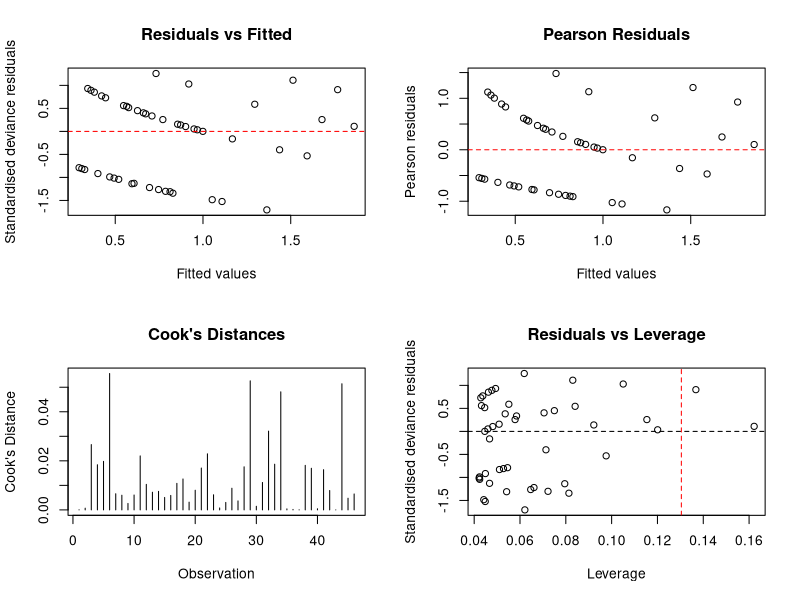

Recreate this plot in R.

# ============================================================
# MTH6134 - Statistical Modelling II
# Week 6: Poisson Regression - Goals Conceded
# ============================================================

# AIM:
# Investigate how opponent rank and home/away status
# are associated with goals conceded.

# ------------------------------------------------------------
# 1. Load and prepare data
# ------------------------------------------------------------

matches <- read.csv("data/ashford_matches.csv")

str(matches)
summary(matches)

matches$home_away <- factor(matches$home_away)

stopifnot(
  all(!is.na(matches$goals_conceded)),
  all(matches$goals_conceded >= 0),
  all(matches$goals_conceded == floor(matches$goals_conceded))
)

out_dir <- "outputs/week_6/goals_conceded"
dir.create(out_dir, recursive = TRUE, showWarnings = FALSE)


# ------------------------------------------------------------
# 2. Preliminary count summaries
# ------------------------------------------------------------

mean(matches$goals_conceded)
var(matches$goals_conceded)

table(matches$goals_conceded)


# ------------------------------------------------------------
# 3. Fit Poisson regression models
# ------------------------------------------------------------

model0 <- glm(
  goals_conceded ~ 1,
  family = poisson(link = "log"),
  data = matches
)

model1 <- glm(
  goals_conceded ~ opponent_rank,
  family = poisson(link = "log"),
  data = matches
)

model2 <- glm(
  goals_conceded ~ opponent_rank + home_away,
  family = poisson(link = "log"),
  data = matches
)

model3 <- glm(
  goals_conceded ~ opponent_rank * home_away,
  family = poisson(link = "log"),
  data = matches
)

summary(model1)
summary(model2)
summary(model3)


# ------------------------------------------------------------
# 4. Model comparisons
# ------------------------------------------------------------

AIC(model0, model1, model2, model3)

anova(
  model0, model1, model2, model3,
  test = "Chisq"
)

anova(model2, model3, test = "Chisq")


# ------------------------------------------------------------
# 5. Interpret coefficients
# ------------------------------------------------------------

exp(coef(model2))

exp(confint.default(model2))

# Exponentiated coefficients give multiplicative effects
# on expected goals conceded.
#
# Values above 1 indicate more expected goals conceded.
# Values below 1 indicate fewer expected goals conceded.


# ------------------------------------------------------------
# 6. Goodness of fit and overdispersion
# ------------------------------------------------------------

deviance(model2)
df.residual(model2)

deviance(model2) / df.residual(model2)

phi <- sum(
  residuals(model2, type = "pearson")^2
) / df.residual(model2)

phi

pchisq(
  deviance(model2),
  df = df.residual(model2),
  lower.tail = FALSE
)


# ------------------------------------------------------------
# 7. Quasi-Poisson model
# ------------------------------------------------------------

quasi_model <- glm(
  goals_conceded ~ opponent_rank + home_away,
  family = quasipoisson(link = "log"),
  data = matches
)

summary(quasi_model)

coef(summary(model2))
coef(summary(quasi_model))


# ------------------------------------------------------------
# 8. Predicted goals conceded
# ------------------------------------------------------------

matches$predicted_conceded <- predict(
  model2,
  type = "response"
)

head(
  matches[, c(
    "goals_conceded",
    "opponent_rank",
    "home_away",
    "predicted_conceded"
  )]
)


# ------------------------------------------------------------
# 9. Diagnostic plots
# ------------------------------------------------------------

png(
  file.path(out_dir, "diagnostics.png"),
  width = 1200,
  height = 900
)

par(mfrow = c(2, 2))

plot(
  fitted(model2),
  rstandard(model2, type = "deviance"),
  xlab = "Fitted values",
  ylab = "Standardised deviance residuals",
  main = "Residuals vs Fitted"
)
abline(h = 0, col = "red", lty = 2)

plot(
  fitted(model2),
  residuals(model2, type = "pearson"),
  xlab = "Fitted values",
  ylab = "Pearson residuals",
  main = "Pearson Residuals"
)
abline(h = 0, col = "red", lty = 2)

plot(
  cooks.distance(model2),
  type = "h",
  main = "Cook's Distances",
  xlab = "Observation",
  ylab = "Cook's Distance"
)
abline(h = 4 / nobs(model2), col = "red", lty = 2)

plot(
  hatvalues(model2),
  rstandard(model2, type = "deviance"),
  xlab = "Leverage",
  ylab = "Standardised deviance residuals",
  main = "Residuals vs Leverage"
)
abline(h = 0, lty = 2)
abline(
  v = 2 * length(coef(model2)) / nobs(model2),
  col = "red",
  lty = 2
)

dev.off()


# ------------------------------------------------------------
# 10. Save outputs
# ------------------------------------------------------------

write.csv(
  matches,
  file.path(out_dir, "predictions.csv"),
  row.names = FALSE
)

write.csv(
  data.frame(
    coefficient = names(coef(model2)),
    estimate = coef(model2),
    multiplicative_effect = exp(coef(model2))
  ),
  file.path(out_dir, "coefficient_effects.csv"),
  row.names = FALSE
)

capture.output(
  summary(model2),
  AIC(model0, model1, model2, model3),
  anova(model0, model1, model2, model3, test = "Chisq"),
  paste("Pearson dispersion:", phi),
  summary(quasi_model),
  file = file.path(out_dir, "model_results.txt")
)

cat("Goals conceded analysis complete.\n")
